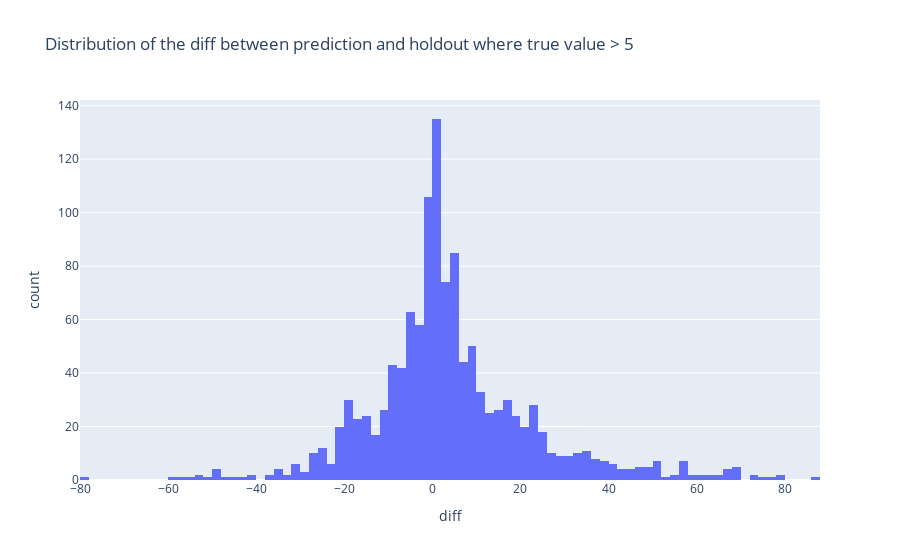

Notebook cell for this chart:
### Code cell
fig = px.histogram(eval_df[eval_df['y_val'] > 5], x='diff', nbins=100, title='Distribution of the diff between prediction and holdout where true value > 5')

# Show the plot
fig.show()

### Figure 1 — Plotly figure (JSON) as saved in the notebook; plotly's stock layout.template omitted (floating-point values rounded to 4 significant figures; data arrays with more than 128 entries replaced by an {"elided": "..."} marker saying what was removed)
{"data": [{"alignmentgroup": "True", "bingroup": "x", "hovertemplate": "diff=%{x}<br>count=%{y}<extra></extra>", "legendgroup": "", "marker": {"color": "#636efa", "pattern": {"shape": ""}}, "name": "", "nbinsx": 100, "offsetgroup": "", "orientation": "v", "showlegend": false, "type": "histogram", "x": {"elided": "1234 float values"}, "xaxis": "x", "yaxis": "y"}], "layout": {"barmode": "relative", "legend": {"tracegroupgap": 0}, "title": {"text": "Distribution of the diff between prediction and holdout where true value > 5"}, "xaxis": {"anchor": "y", "domain": [0, 1], "title": {"text": "diff"}}, "yaxis": {"anchor": "x", "domain": [0, 1], "title": {"text": "count"}}}}
